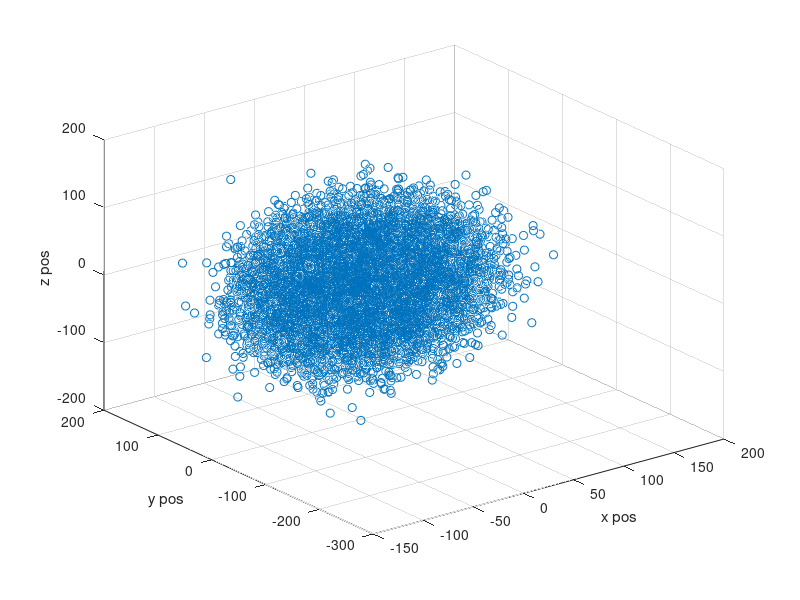

MATLAB code for this plot: (Note: this script raises an error after producing the figure.)
pos=randn(3,30000,101)*40;



figure('position',[300 300 512 512])
scatter3(pos(1,:,1),pos(2,:,1),pos(3,:,1))
xlabel('x pos')
ylabel('y pos')
zlabel('z pos')
F(1)=getframe()

for i=2:101;
    tic
    scatter3(pos(1,:,i),pos(2,:,i),pos(3,:,i))
    xlabel('x pos')
    ylabel('y pos')
    zlabel('z pos')
    drawnow
    F(i)=getframe(gcf)
    %pause(0.1)
    toc 
end

video=VideoWriter('demo','Archival')
open(video)
writeVideo(video,F)
close(video)